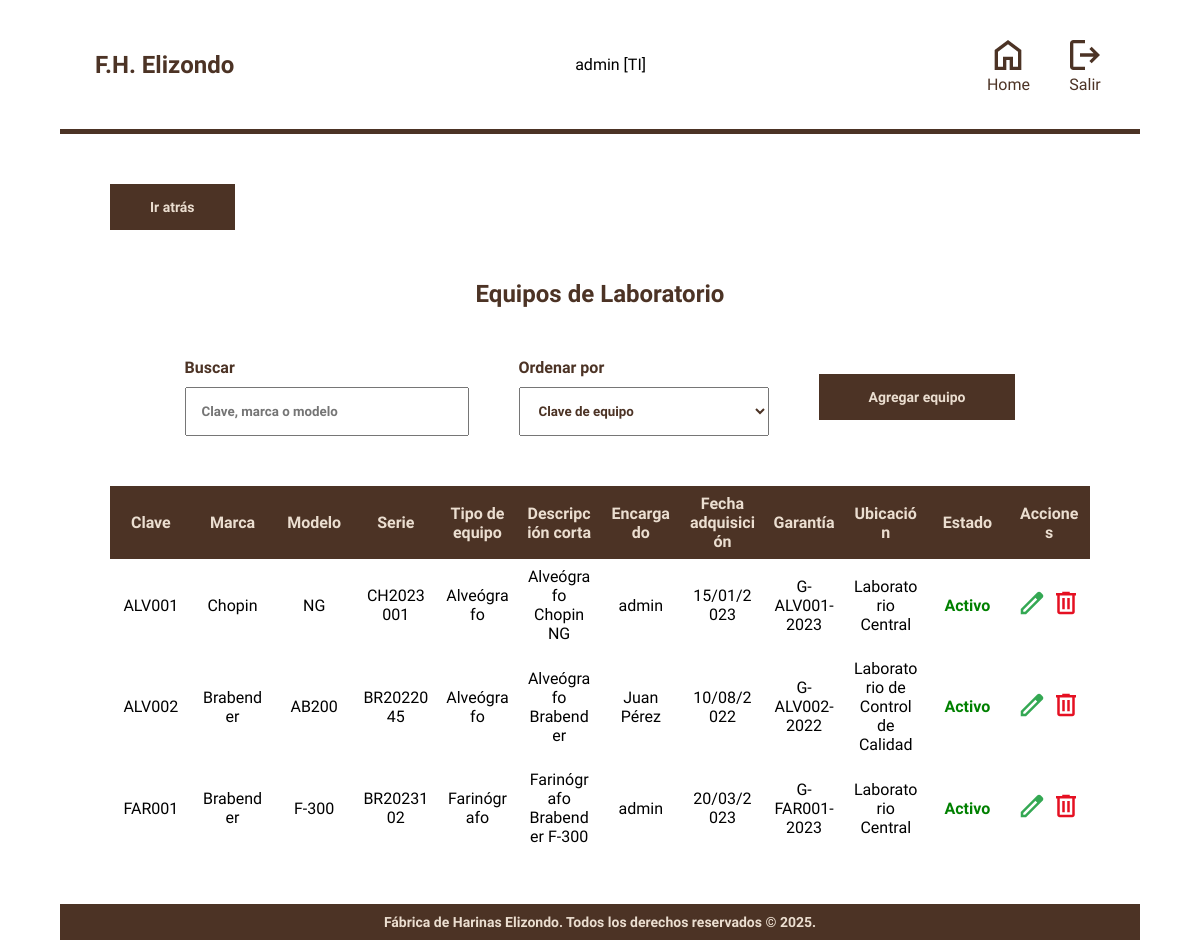
Before: /modulos/laboratorios.php (signed in) with the older database file.
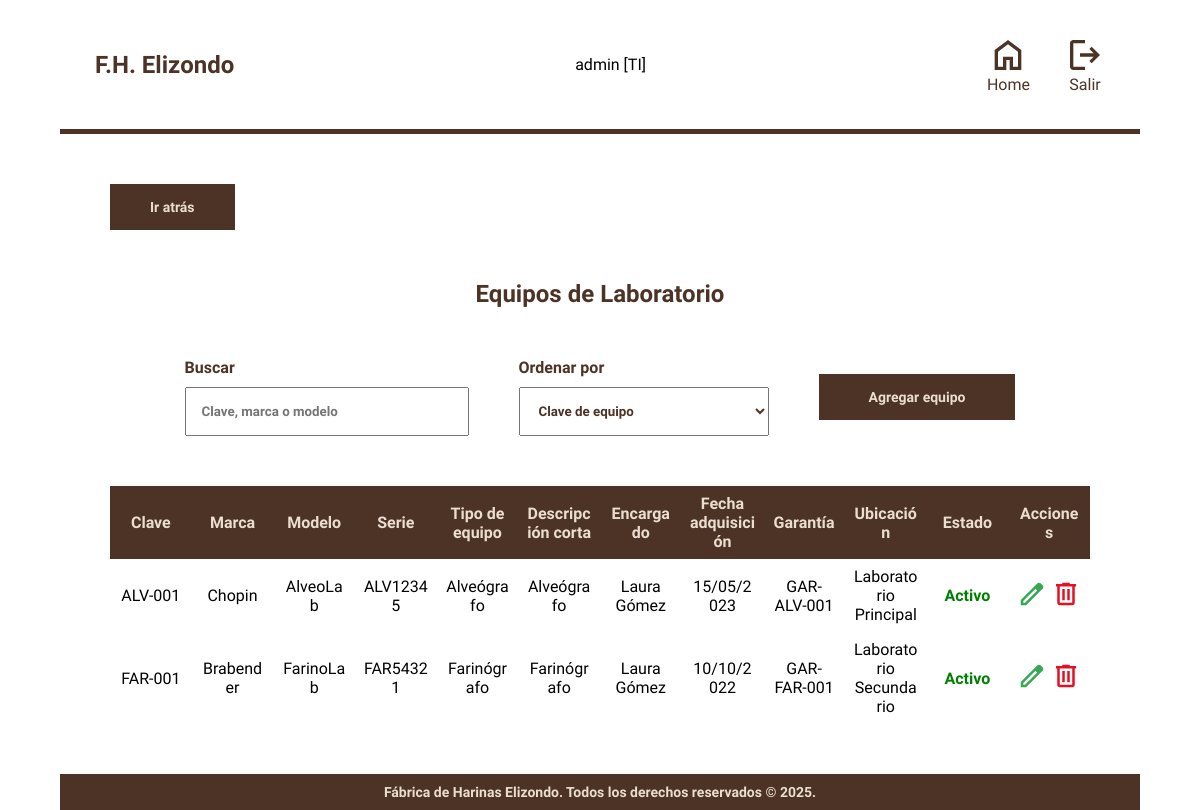
After: the same page with the newer database file.
### tables this page shows
CREATE TABLE Equipos_Laboratorio (
    id_equipo INT PRIMARY KEY AUTO_INCREMENT,
    id_responsable INT NOT NULL,
    clave VARCHAR(50) UNIQUE NOT NULL,
    tipo_equipo ENUM('Alveógrafo', 'Farinógrafo') NOT NULL,
    marca VARCHAR(50),
    modelo VARCHAR(50),
    serie VARCHAR(59) UNIQUE NOT NULL,
    desc_larga VARCHAR(300),
    desc_corta VARCHAR(50) NOT NULL,
    proveedor VARCHAR(50),
    fecha_adquisicion DATE,
    garantia VARCHAR(50) UNIQUE,
    vencimiento_garantia DATE,
    ubicacion VARCHAR(100),
    estado ENUM('Activo', 'Inactivo', 'Baja') NOT NULL DEFAULT 'Activo',
    FOREIGN KEY (id_responsable) REFERENCES Usuarios(id_usuario)
);

CREATE TABLE Usuarios (
    id_usuario INT PRIMARY KEY AUTO_INCREMENT,
    nombre VARCHAR(100) NOT NULL,
    correo VARCHAR(100) UNIQUE NOT NULL,
    contrasena VARCHAR(255) NOT NULL,
    rol ENUM(
        'TI',
        'Gerencia de Control de Calidad',
        'Laboratorio',
        'Gerencia de Aseguramiento de Calidad',
        'Gerente de Planta',
        'Director de Operaciones'
    ) NOT NULL
);

### modulos/laboratorios.php (the view, shortened to what this page needs)
<?php
require '../config/conn.php';
$orden_permitido = ['clave', 'marca', 'modelo', 'tipo_equipo', 'fecha_adquisicion', 'estado'];
$orden = isset($_GET['orden']) && in_array($_GET['orden'], $orden_permitido) ? $_GET['orden'] : 'clave';
$sql_equipos = "SELECT e.*, u.nombre as nombre_responsable
                FROM Equipos_Laboratorio e
                LEFT JOIN Usuarios u ON e.id_responsable = u.id_usuario
                ORDER BY e." . $orden;
$stmt_equipos = $pdo->prepare($sql_equipos);
$stmt_equipos->execute();
$equipos = $stmt_equipos->fetchAll(PDO::FETCH_ASSOC);
?>
<!DOCTYPE html>
<html lang="en">
<head>
    <link rel="stylesheet" href="../styles.css">
    <link rel="stylesheet" href="../css/menu.css">
</head>
<body>
    <main class="contenedor hoja">
        <?php include '../includes/header.php'; ?>
        <div class="contenedor__modulo">
            <a href="../menu.php" class="atras">Ir atrás</a>
            <h2 class="heading">Equipos de Laboratorio</h2>
            <form action="" method="GET" class="controles">
                <div class="buscador">
                    <h4 class="buscador__label">Buscar</h4>
                    <input id="searchBar" type="text" name="busqueda" class="buscador__input" value="" placeholder="Clave, marca o modelo">
                </div>
                <div class="ordenar">
                    <h4 class="ordenar__label">Ordenar por</h4>
                    <select id="ordenarPor" name="ordenar" class="ordenar__select">
                        <option value="clave">Clave de equipo</option>
                    </select>
                </div>
                <a href="laboratoriosform.php" class="botones__crear">Agregar equipo</a>
            </form>
            <div class="tabla-container">
                <table class="tabla">
                    <thead>
                        <tr class="tabla__encabezado">
                            <th>Clave</th>
                            <th>Marca</th>
                            <th>Modelo</th>
                            <th>Serie</th>
                            <th>Tipo de equipo</th>
                            <th>Descripción corta</th>
                            <th>Encargado</th>
                            <th>Fecha adquisición</th>
                            <th>Garantía</th>
                            <th>Ubicación</th>
                            <th>Estado</th>
                            <th>Acciones</th>
                        </tr>
                    </thead>
                    <tbody>
                        <?php if(count($equipos) > 0): ?>
                            <?php foreach ($equipos as $equipo): ?>
                            <tr class="tabla__fila">
                                <td><?php echo htmlspecialchars($equipo['clave']); ?></td>
                                <td><?php echo htmlspecialchars($equipo['marca']); ?></td>
                                <td><?php echo htmlspecialchars($equipo['modelo']); ?></td>
                                <td><?php echo htmlspecialchars($equipo['serie']); ?></td>
                                <td><?php echo htmlspecialchars($equipo['tipo_equipo']); ?></td>
                                <td><?php echo htmlspecialchars($equipo['desc_corta']); ?></td>
                                <td><?php echo htmlspecialchars($equipo['nombre_responsable']); ?></td>
                                <td><?php echo !empty($equipo['fecha_adquisicion']) ? date('d/m/Y', strtotime($equipo['fecha_adquisicion'])) : ''; ?></td>
                                <td><?php echo htmlspecialchars($equipo['garantia']); ?></td>
                                <td><?php echo htmlspecialchars($equipo['ubicacion']); ?></td>
                                <td class="<?php
                                    echo $equipo['estado'] == 'Activo' ? 'estado-activo' :
                                         ($equipo['estado'] == 'Inactivo' ? 'estado-inactivo' : 'estado-baja');
                                ?>">
                                    <?php echo htmlspecialchars($equipo['estado']); ?>
                                </td>
                                <td class="tabla__botones">
                                    <a href="laboratoriosform.php?id=<?php echo $equipo['id_equipo']; ?>">
                                        <img src="../img/edit.svg" alt="Editar" class="tabla__boton">
                                    </a>
                                    <a href="javascript:void(0);" onclick="deleteEquipo(<?php echo $equipo['id_equipo']; ?>, '<?php echo htmlspecialchars($equipo['clave']); ?>')">
                                        <img src="../img/delete.svg" alt="Eliminar" class="tabla__boton">
                                    </a>
                                </td>
                            </tr>
                            <?php endforeach; ?>
                        <?php else: ?>
                            <tr>
                                <td colspan="12" style="text-align: center;">No se encontraron equipos</td>
                            </tr>
                        <?php endif; ?>
                    </tbody>
                </table>
            </div>
        </div>
        <?php include '../includes/footer.php'; ?>
    </main>
</body>
</html>

### includes/header.php (shortened to what this page needs)
<header class="header">
    <h2 class="header__logo">
        F.H. Elizondo
    </h2>
    <p><?php echo $_SESSION["username"] . ' [' . $_SESSION["rol"]  . ']'?></p>
    <nav class="header__nav">
        <a href="/fabrica-harinas/menu.php" class="header__btn">
            <img class="header__icono" src="/fabrica-harinas/img/home.svg" alt="Home">
            <p class="header__textoicono">Home</p>
        </a>
        <a href="/fabrica-harinas/config/logout.php" class="header__btn">
            <img class="header__icono" src="/fabrica-harinas/img/exit.svg" alt="Home">
            <p class="header__textoicono">Salir</p>
        </a>
    </nav>
</header>

### includes/footer.php
<footer>
    <div class="footer">
        <p class="footer__texto">Fábrica de Harinas Elizondo. Todos los derechos reservados &copy; 2025.</p>
    </div>
</footer>

### styles.css (style rules this page uses)
:root { --colorPrimario: #EBDED0; --blanco: #FFFFFF; --colorSecundario: #4c3325; --fuenteHeading: "Domine", serif; --fuenteBody: "Lexend", serif; }
.contenedor { max-width: 1200px; width: 90%; margin: 0 auto; }
html { box-sizing: border-box; }
* { margin: 0; padding: 0; }
a { text-decoration: none; color: var(--colorSecundario); }
img { max-width: 100%; }
body { font-family: var(--fuenteBody); }
h1, h2, h3, h4 { font-family: var(--fuenteHeading); font-weight: bold; color: var(--colorSecundario); }
.header { padding: 35px; display: flex; align-items: center; justify-content: space-between; border-bottom: 5px solid var(--colorSecundario); }
.header__logo { font-weight: bold; font-size: 24px; }
.header__nav { display: flex; align-items: center; gap: 15px; }
@media screen and (min-width: 768px) { .header__nav { gap: 35px; } }
.header__icono { width: 40px; height: 40px; color: var(--colorSecundario); }
.header__textoicono { text-align: center; }
.header__btn { transition: 0.4s all; display: flex; flex-direction: column; align-items: center; }
.footer { background-color: var(--colorSecundario); text-align: center; padding: 10px; color: var(--colorPrimario); font-weight: bold; font-size: 14px; }
.contenedor__modulo { padding: 50px; }
.heading { text-align: center; margin: 20px 0; }
.controles { display: flex; align-items: center; justify-content: center; gap: 50px; margin: 50px 0; }
.buscador__label, .ordenar__label { margin-bottom: 10px; }
.buscador__input, .ordenar__select { font-family: inherit; padding: 15px; min-width: 250px; color: var(--colorSecundario); font-weight: bold; }
.botones__buscar, .botones__crear { font-size: 14px; padding: 15px 50px; background-color: var(--colorSecundario); color: var(--colorPrimario); font-weight: bold; cursor: pointer; transition: 0.5s all; }
.tabla { width: 100%; border-collapse: collapse; }
.tabla__encabezado { background-color: var(--colorSecundario); color: var(--colorPrimario); }
.tabla__encabezado th { padding: 10px; }
.tabla__fila td { padding: 20px; text-align: center; vertical-align: middle; }
.tabla__boton { height: 30px; cursor: pointer; }
.atras { background-color: var(--colorSecundario); color: var(--colorPrimario); font-weight: bold; padding: 15px 40px; font-size: 14px; display: inline-block; margin-bottom: 30px; }

### css/menu.css (style rules this page uses)
:root { --colorPrimario: #EBDED0; --blanco: #FFFFFF; --colorSecundario: #4c3325; --fuenteHeading: "Domine", serif; --fuenteBody: "Lexend", serif; }
.hoja { background-color: var(--blanco); }

### modulos/laboratorios.php (style rules this page uses)
.tabla-container { overflow-x: auto; max-width: 100%; }
.tabla { width: 100%; table-layout: fixed; }
.tabla th, .tabla td { word-wrap: break-word; overflow-wrap: break-word; padding: 8px; }
.tabla__botones { white-space: nowrap; width: 80px !important; }
.estado-activo { color: green; font-weight: bold; }

Changed rows visible on the page:
removed equipos_laboratorio: clave "FAR001", marca "Brabender", modelo "F-300", serie "BR2023102", tipo_equipo "Farinógrafo", desc_corta "Farinógrafo Brabender F-300", id_responsable.nombre "admin", fecha_adquisicion "20/03/2023", garantia "G-FAR001-2023", ubicacion "Laboratorio Central", estado "Activo"
changed equipos_laboratorio "Chopin": clave "ALV001" → "ALV-001"; modelo "NG" → "AlveoLab"; serie "CH2023001" → "ALV12345"; desc_corta "Alveógrafo Chopin NG" → "Alveógrafo"; id_responsable.nombre "admin" → "Laura Gómez"; fecha_adquisicion "15/01/2023" → "15/05/2023"; garantia "G-ALV001-2023" → "GAR-ALV-001"; ubicacion "Laboratorio Central" → "Laboratorio Principal"
changed equipos_laboratorio "Brabender": clave "ALV002" → "FAR-001"; modelo "AB200" → "FarinoLab"; serie "BR2022045" → "FAR54321"; tipo_equipo "Alveógrafo" → "Farinógrafo"; desc_corta "Alveógrafo Brabender" → "Farinógrafo"; id_responsable.nombre "Juan Pérez" → "Laura Gómez"; fecha_adquisicion "10/08/2022" → "10/10/2022"; garantia "G-ALV002-2022" → "GAR-FAR-001"; ubicacion "Laboratorio de Control de Calidad" → "Laboratorio Secundario"
